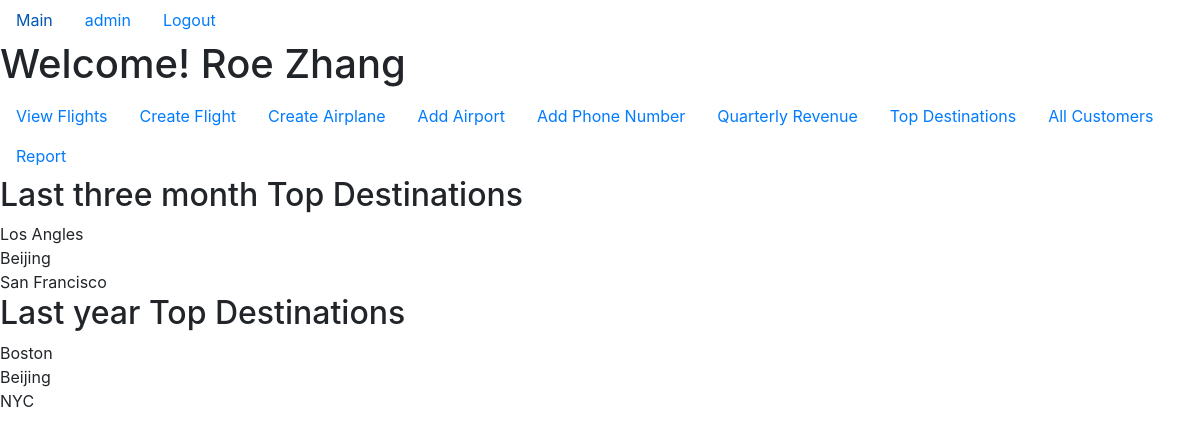
Screenshot of /topDests (signed in) with the database file from the repository.
### app/models.py (models this page shows)
class Staff(db.Model, UserMixin):
    username = db.Column(db.String(20), primary_key=True)
    password = db.Column(db.String(60), nullable=False)
    first_name = db.Column(db.String(20), nullable=False)
    last_name = db.Column(db.String(20), nullable=False)
    date_of_birth = db.Column(db.Date, nullable=False)
    airline_name = db.Column(db.String(20),
                             db.ForeignKey("airline.name"),
                             nullable=False)
    phones = db.relationship("Phone", backref="staff", lazy=True)
    def get_id(self):
        return self.username
    def get_user_type(self):
        return "Staff"

class Airport(db.Model):
    name = db.Column(db.String(20), primary_key=True)
    city = db.Column(db.String(20), nullable=False)
    departing_flights = db.relationship("Flight",
                                        lazy=True,
                                        primaryjoin="Airport.name==Flight.depart_airport")
    arriving_flights = db.relationship("Flight",
                                       lazy=True,
                                       primaryjoin="Airport.name==Flight.arrival_airport")

### app/routes.py (the view)
@app.route("/topDests", methods=["GET"])
@login_required
def top_destinations():
    if (current_user.get_user_type() == "Customer"):
        flash("You cannot view top destinations")
        return redirect(url_for("home"))
    cities = {airport.city : 0 for airport in Airport.query.all()}
    three_months_tickets = Ticket.query.filter(Ticket.purchase_datetime>datetime.datetime.today()-datetime.timedelta(days=90)).all()
    for ticket in three_months_tickets:
        arrival_city = Airport.query.get(ticket.flight.arrival_airport).city
        cities[arrival_city] += 1
    three_months_top_dest = sorted(cities, key=cities.__getitem__, reverse=True)[:3]
    cities = {airport.city : 0 for airport in Airport.query.all()}
    last_year = datetime.datetime.today().year - 1
    last_year_tickets = Ticket.query.filter(
        Ticket.purchase_datetime >= datetime.datetime(last_year,1,1),
        Ticket.purchase_datetime <= datetime.datetime(last_year,12,31)
    ).all()
    for ticket in last_year_tickets:
        arrival_city = Airport.query.get(ticket.flight.arrival_airport).city
        cities[arrival_city] += 1
    last_year_top_dest = sorted(cities, key=cities.__getitem__, reverse=True)[:3]
    return render_template("top_dests.html",
                           three_months_top_dest=three_months_top_dest,
                           last_year_top_dest=last_year_top_dest)

### app/models.py (called while the page is built)
@login_manager.user_loader
def load_user(user_id):
    result = Staff.query.get(user_id)
    if (result is None):
        return Customer.query.get(user_id)
    else:
        return result

### app/templates/top_dests.html
{% extends "staff_layout.html" %}
{% block home_content %}
<h2>Last three month Top Destinations</h2>
{% for city in three_months_top_dest %}
    <span>{{ city }}</span><br>
{% endfor %}
<h2>Last year Top Destinations</h2>
{% for city in last_year_top_dest %}
    <span>{{ city }}</span><br>
{% endfor %}
{% endblock %}

### app/templates/staff_layout.html
{% extends "layout.html" %}
{% block content %}
    <h1>Welcome! {{ current_user.first_name }} {{ current_user.last_name }}</h1>
    <ul class="nav">
        <li class="nav-item">
            <a class="nav-link" href="{{ url_for('staff_flights') }}"">View Flights</a>
        </li>
        <li class="nav-item">
            <a class="nav-link" href="{{ url_for('create_flight') }}">Create Flight</a>
        </li>
        <li class="nav-item">
            <a class="nav-link" href="{{ url_for('create_airplane') }}">Create Airplane</a>
        </li>
        <li class="nav-item">
            <a class="nav-link" href="{{ url_for('add_airport') }}">Add Airport</a>
        </li>
        <li class="nav-item">
            <a class="nav-link" href="{{ url_for('add_phone_number') }}">Add Phone Number</a>
        </li>
        <li class="nav-item">
            <a class="nav-link" href="{{ url_for('quarterly_revenue_earned') }}">Quarterly Revenue</a>
        </li>
        <li class="nav-item">
            <a class="nav-link" href="{{ url_for('top_destinations') }}">Top Destinations</a>
        </li>
        <li class="nav-item">
            <a class="nav-link" href="{{ url_for('all_customers') }}">All Customers</a>
        </li>
        <li class="nav-item">
            <a class="nav-link" href="{{ url_for('report') }}">Report</a>
        </li>
    </ul>
    {% block home_content %}{% endblock %}
{% endblock content %}

### app/templates/layout.html (shortened to what this page needs)
<!DOCTYPE html>
<html lang="en">
<head>
    <link rel="stylesheet" href="https://stackpath.bootstrapcdn.com/bootstrap/4.4.1/css/bootstrap.min.css">
    <link rel="stylesheet" href="https://cdnjs.cloudflare.com/ajax/libs/Chart.js/2.9.3/Chart.min.css" />
</head>
<body>
    <ul class="nav">
        <li class="nav-item">
            <a class="nav-link" href="{{ url_for('home') }}">Main</a>
        </li>
        {% if current_user.is_authenticated %}
            <li class="nav-item">
                {% if current_user.get_user_type() == "Customer" %}
                    <a class="nav-link" href="{{ url_for('customer_future_flights') }}">{{ current_user.get_id() }}</a>
                {% else %}
                    <a class="nav-link" href="{{ url_for('staff_flights') }}">{{ current_user.get_id() }}</a>
                {% endif %}
            </li>
            <li class="nav-item">
                <a class="nav-link" href="{{ url_for('logout') }}">Logout</a>
            </li>
        {% endif %}
    </ul>
    {% block content %}{% endblock %}
</body>
</html>

### rows the page displays
Staff: get_id "admin", first_name "Roe", last_name "Zhang"
Airport: city "Los Angles"
Airport: city "Beijing"
Airport: city "San Francisco"
Airport: city "Boston"
Airport: city "NYC"
